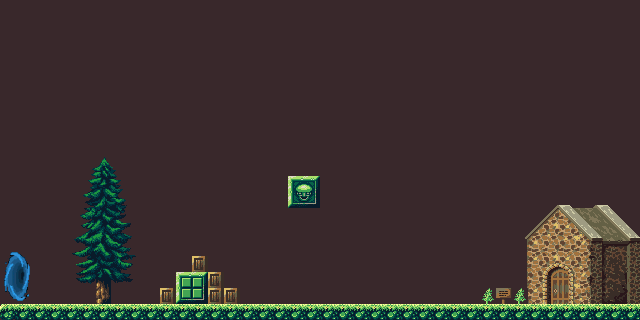

A 2D game scene composited from a Tiled map and its tileset images. What follows is a short description and the map's XML, with each tile layer's data collapsed to a summary:
An orthogonal 40x20 tile map with 16x16 px tiles, 3 tile layers (background1, background, portal), 3 tilesets and 9 objects.

<map version="1.4" tiledversion="1.4.2" orientation="orthogonal" renderorder="right-down" width="40" height="20" tilewidth="16" tileheight="16" infinite="0" nextlayerid="6" nextobjectid="11">
 <tileset firstgid="1" source="tiles/terrain_taiga.tsx" />
 <tileset firstgid="129" source="tiles/taiga_object.tsx" />
 <tileset firstgid="289" source="tiles/portal.tsx" />
 <layer id="4" name="background1" width="40" height="20">
  <data>[800 cells, 795 non-empty, 5 distinct tile ids]</data>
 </layer>
 <layer id="1" name="background" width="40" height="20">
  <data>[800 cells, 175 non-empty, 114 distinct tile ids]</data>
 </layer>
 <layer id="2" name="portal" width="40" height="20">
  <data>[800 cells, 1 non-empty, 1 distinct tile ids]</data>
 </layer>
 <objectgroup id="3" name="backgroundLayer">
  <object id="1" x="0" y="0" height="320" />
  <object id="2" x="0" y="304" width="640" height="16" />
  <object id="3" x="640" y="0" height="320" />
  <object id="4" x="0" y="0" width="640" />
  <object id="5" x="160" y="288" width="80" height="16" />
  <object id="6" x="176" y="272" width="48" height="16" />
  <object id="7" x="192" y="256" width="16" height="16" />
  <object id="8" x="288" y="176" width="32" height="32" />
 </objectgroup>
 <objectgroup id="5" name="portalLayer">
  <object id="10" x="3.81818" y="252.182" width="26.1818" height="49.2727">
   <properties>
    <property name="map" value="map1.tmx" />
   </properties>
  </object>
 </objectgroup>
</map>
